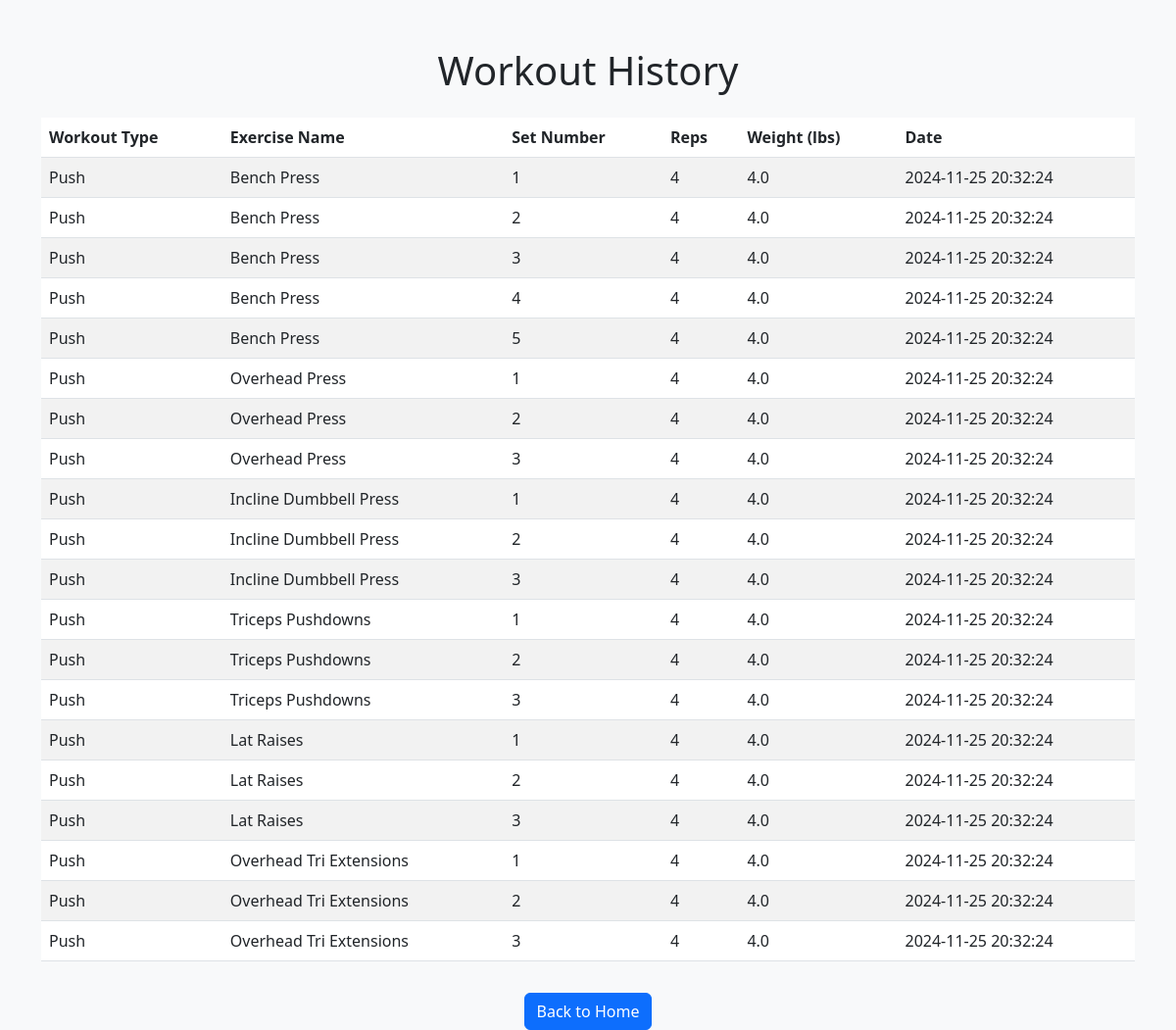
The app's page /history (signed in) with its own data.
### tables this page shows
CREATE TABLE workouts (
        id INTEGER PRIMARY KEY AUTOINCREMENT,
        user_id INTEGER NOT NULL,
        workout_type TEXT NOT NULL,
        exercise_name TEXT NOT NULL,
        sets INTEGER NOT NULL,
        reps INTEGER NOT NULL,
        weight REAL NOT NULL,
        date TEXT NOT NULL,
        FOREIGN KEY (user_id) REFERENCES users (id)
    );

### app.py (the view)
@app.route('/history')
def workout_history():
    if 'user_id' not in session:
        return redirect(url_for('login'))
    user_id = session['user_id']
    conn = get_db_connection()
    workout_data = conn.execute(
        '''
        SELECT workout_type, exercise_name, sets, reps, weight, date
        FROM workouts
        WHERE user_id = ?
        ''',
        (user_id,)
    ).fetchall()
    conn.close()
    return render_template('trends.html', workout_data=workout_data)

### app.py (called while the page is built)
def get_db_connection():
    db_path = os.path.join(os.path.dirname(__file__), 'workout.db')
    conn = sqlite3.connect(db_path)
    conn.row_factory = sqlite3.Row
    return conn

### templates/trends.html (shortened to what this page needs)
<!DOCTYPE html>
<html lang="en">
<head>
    <link href="https://cdn.jsdelivr.net/npm/bootstrap@5.3.0-alpha1/dist/css/bootstrap.min.css" rel="stylesheet">
</head>
<body class="bg-light">
    <div class="container mt-5">
        <h1 class="text-center mb-4">Workout History</h1>
        <table class="table table-striped table-hover">
            <thead>
                <tr>
                    <th>Workout Type</th>
                    <th>Exercise Name</th>
                    <th>Set Number</th>
                    <th>Reps</th>
                    <th>Weight (lbs)</th>
                    <th>Date</th>
                </tr>
            </thead>
            <tbody>
                {% for entry in workout_data %}
                    <tr>
                        <td>{{ entry['workout_type'] }}</td>
                        <td>{{ entry['exercise_name'] }}</td>
                        <td>{{ entry['sets'] }}</td>
                        <td>{{ entry['reps'] }}</td>
                        <td>{{ entry['weight'] }}</td>
                        <td>{{ entry['date'] }}</td>
                    </tr>
                {% endfor %}
            </tbody>
        </table>
        <div class="text-center">
            <a href="{{ url_for('index') }}" class="btn btn-primary mt-3">Back to Home</a>
        </div>
    </div>
</body>
</html>

### records on screen
workouts: workout_type "Push", exercise_name "Bench Press", sets "1", reps "4", weight "4.0", date "2024-11-25 20:32:24"
workouts: workout_type "Push", exercise_name "Bench Press", sets "2", reps "4", weight "4.0", date "2024-11-25 20:32:24"
workouts: workout_type "Push", exercise_name "Bench Press", sets "3", reps "4", weight "4.0", date "2024-11-25 20:32:24"
workouts: workout_type "Push", exercise_name "Bench Press", sets "4", reps "4", weight "4.0", date "2024-11-25 20:32:24"
workouts: workout_type "Push", exercise_name "Bench Press", sets "5", reps "4", weight "4.0", date "2024-11-25 20:32:24"
workouts: workout_type "Push", exercise_name "Overhead Press", sets "1", reps "4", weight "4.0", date "2024-11-25 20:32:24"
workouts: workout_type "Push", exercise_name "Overhead Press", sets "2", reps "4", weight "4.0", date "2024-11-25 20:32:24"
workouts: workout_type "Push", exercise_name "Overhead Press", sets "3", reps "4", weight "4.0", date "2024-11-25 20:32:24"
workouts: workout_type "Push", exercise_name "Incline Dumbbell Press", sets "1", reps "4", weight "4.0", date "2024-11-25 20:32:24"
workouts: workout_type "Push", exercise_name "Incline Dumbbell Press", sets "2", reps "4", weight "4.0", date "2024-11-25 20:32:24"
workouts: workout_type "Push", exercise_name "Incline Dumbbell Press", sets "3", reps "4", weight "4.0", date "2024-11-25 20:32:24"
workouts: workout_type "Push", exercise_name "Triceps Pushdowns", sets "1", reps "4", weight "4.0", date "2024-11-25 20:32:24"
workouts: workout_type "Push", exercise_name "Triceps Pushdowns", sets "2", reps "4", weight "4.0", date "2024-11-25 20:32:24"
workouts: workout_type "Push", exercise_name "Triceps Pushdowns", sets "3", reps "4", weight "4.0", date "2024-11-25 20:32:24"
workouts: workout_type "Push", exercise_name "Lat Raises", sets "1", reps "4", weight "4.0", date "2024-11-25 20:32:24"
workouts: workout_type "Push", exercise_name "Lat Raises", sets "2", reps "4", weight "4.0", date "2024-11-25 20:32:24"
workouts: workout_type "Push", exercise_name "Lat Raises", sets "3", reps "4", weight "4.0", date "2024-11-25 20:32:24"
workouts: workout_type "Push", exercise_name "Overhead Tri Extensions", sets "1", reps "4", weight "4.0", date "2024-11-25 20:32:24"
workouts: workout_type "Push", exercise_name "Overhead Tri Extensions", sets "2", reps "4", weight "4.0", date "2024-11-25 20:32:24"
workouts: workout_type "Push", exercise_name "Overhead Tri Extensions", sets "3", reps "4", weight "4.0", date "2024-11-25 20:32:24"
